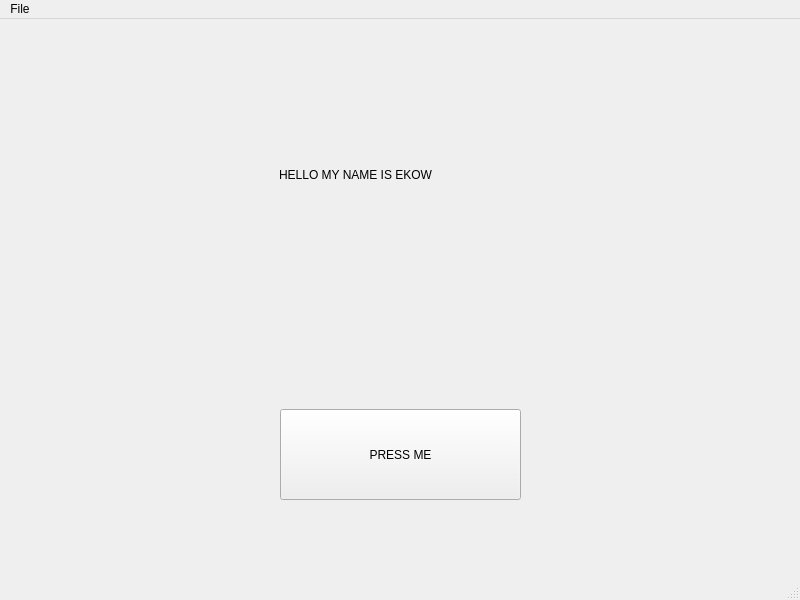
<?xml version="1.0" encoding="UTF-8"?>
<ui version="4.0">
 <class>MainWindow</class>
 <widget class="QMainWindow" name="MainWindow">
  <property name="geometry">
   <rect>
    <x>0</x>
    <y>0</y>
    <width>800</width>
    <height>600</height>
   </rect>
  </property>
  <property name="windowTitle">
   <string>MainWindow</string>
  </property>
  <widget class="QWidget" name="centralwidget">
   <widget class="QPushButton" name="Button1">
    <property name="geometry">
     <rect>
      <x>280</x>
      <y>390</y>
      <width>241</width>
      <height>91</height>
     </rect>
    </property>
    <property name="text">
     <string>PRESS ME</string>
    </property>
   </widget>
   <widget class="QLabel" name="label1">
    <property name="geometry">
     <rect>
      <x>279</x>
      <y>110</y>
      <width>191</width>
      <height>91</height>
     </rect>
    </property>
    <property name="text">
     <string>HELLO MY NAME IS EKOW</string>
    </property>
   </widget>
  </widget>
  <widget class="QMenuBar" name="menubar">
   <property name="geometry">
    <rect>
     <x>0</x>
     <y>0</y>
     <width>800</width>
     <height>22</height>
    </rect>
   </property>
   <widget class="QMenu" name="menuFile">
    <property name="title">
     <string>File</string>
    </property>
   </widget>
   <addaction name="menuFile"/>
  </widget>
  <widget class="QStatusBar" name="statusbar"/>
 </widget>
 <resources/>
 <connections/>
</ui>
